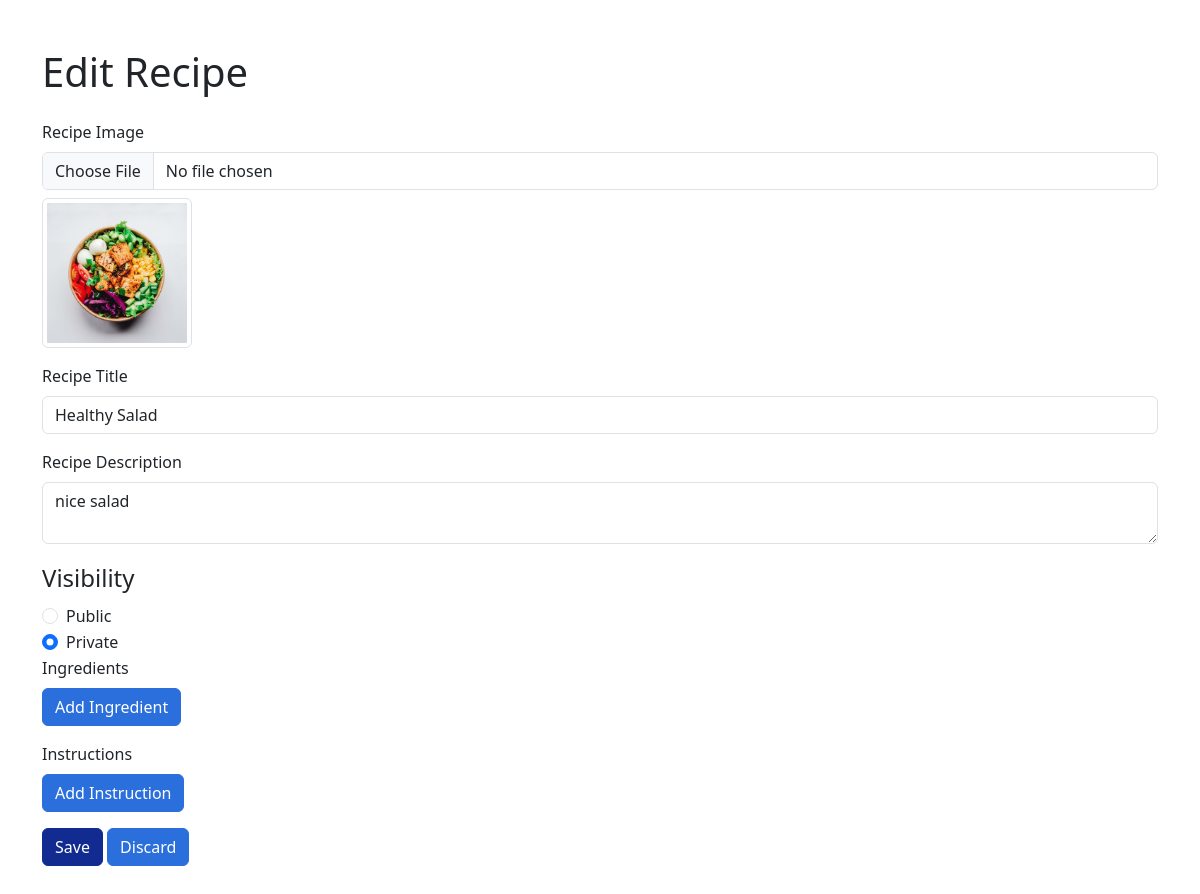
Screenshot of /editrecipe.php?id=3 with the database file from the repository.
### tables this page shows
CREATE TABLE `recipe` (
  `RecipeID` int(11) NOT NULL,
  `Title` varchar(100) NOT NULL,
  `Description` varchar(400) DEFAULT NULL,
  `RecipeImagePath` varchar(500) NOT NULL,
  `RecipeImageName` varchar(500) NOT NULL,
  `DateCreated` datetime NOT NULL DEFAULT current_timestamp(),
  `isPublic` int(1) NOT NULL
);

### editrecipe.php (the view, shortened to what this page needs)
<?php
include 'includes/db.php';
$recipe_id = $_GET['id'];
$recipe = null;
if ($recipe_id) {
    $sql = "SELECT * FROM recipe WHERE RecipeID = $recipe_id";
    $result = mysqli_query($conn, $sql);
    if ($result) {
        $recipe = mysqli_fetch_assoc($result);
    }
}
?>
<!DOCTYPE html>
<html lang="en">
<head>
    <link
        rel="stylesheet"
        href="https://cdn.jsdelivr.net/npm/bootstrap@5.3.3/dist/css/bootstrap.min.css" />
    <link rel="stylesheet" href="assets/css/styles.min.css" />
</head>
<body>
    <div class="container mt-5 mb-5">
        <h1 class="mb-4">Edit Recipe</h1>
        <?php if ($recipe): ?>
            <form id="editForm" action="editrecipe.php?id=<?php echo $recipe_id; ?>" method="POST" enctype="multipart/form-data">
                <div class="mb-3">
                    <label for="image" class="form-label">Recipe Image</label>
                    <input type="file" class="form-control" id="image" name="image" />
                    <img src="<?php echo $recipe['RecipeImagePath']; ?>" alt="<?php echo $recipe['Title']; ?>" class="img-thumbnail mt-2" width="150">
                </div>
                <div class="mb-3">
                    <label for="title" class="form-label">Recipe Title</label>
                    <input type="text" class="form-control" id="title" name="title" value="<?php echo $recipe['Title']; ?>" required />
                </div>
                <div class="mb-3">
                    <label for="description" class="form-label">Recipe Description</label>
                    <textarea class="form-control" id="description" name="description" required><?php echo $recipe['Description']; ?>
                    </textarea>
                </div>
                <label class="mb-2 fs-4">Visibility</label>
                <div class="form-check">
                    <input class="form-check-input" type="radio" name="visibilityRadio" id="publicRadioID" value="1" <?php if($recipe['isPublic'] == 1) echo "checked";?>>
                    <label class="form-check-label" for="publicRadioID">
                        Public
                    </label>
                </div>
                <div class="form-check">
                    <input class="form-check-input" type="radio" name="visibilityRadio" id="privateRadioID" value="0" <?php if($recipe['isPublic'] == 0) echo "checked";?>>
                    <label class="form-check-label" for="privateRadioID">
                        Private
                    </label>
                </div>
                <div class="mb-3">
                    <label class="mb-2" for="ingredients">Ingredients</label>
                    <button type="button" class="btn btn-secondary" onclick="addIngredient()">Add Ingredient</button>
                </div>
                <div class="mb-3">
                    <label class="mb-2" for="instructions">Instructions</label>
                    <button type="button" class="btn btn-secondary" onclick="addInstruction()">Add Instruction</button>
                </div>
                <button type="submit" class="btn btn-primary">Save</button>
                <button type="button" class="btn btn-secondary" onclick="window.location.href='mybook.php'">Discard</button>
            </form>
        <?php else: ?>
            <p>Recipe not found.</p>
        <?php endif; ?>
    </div>
</body>
</html>

### rows the page displays
recipe: RecipeImagePath (picture), title "Healthy Salad", description "nice salad", isPublic "☐ Public", isPublic "☑ Private"
